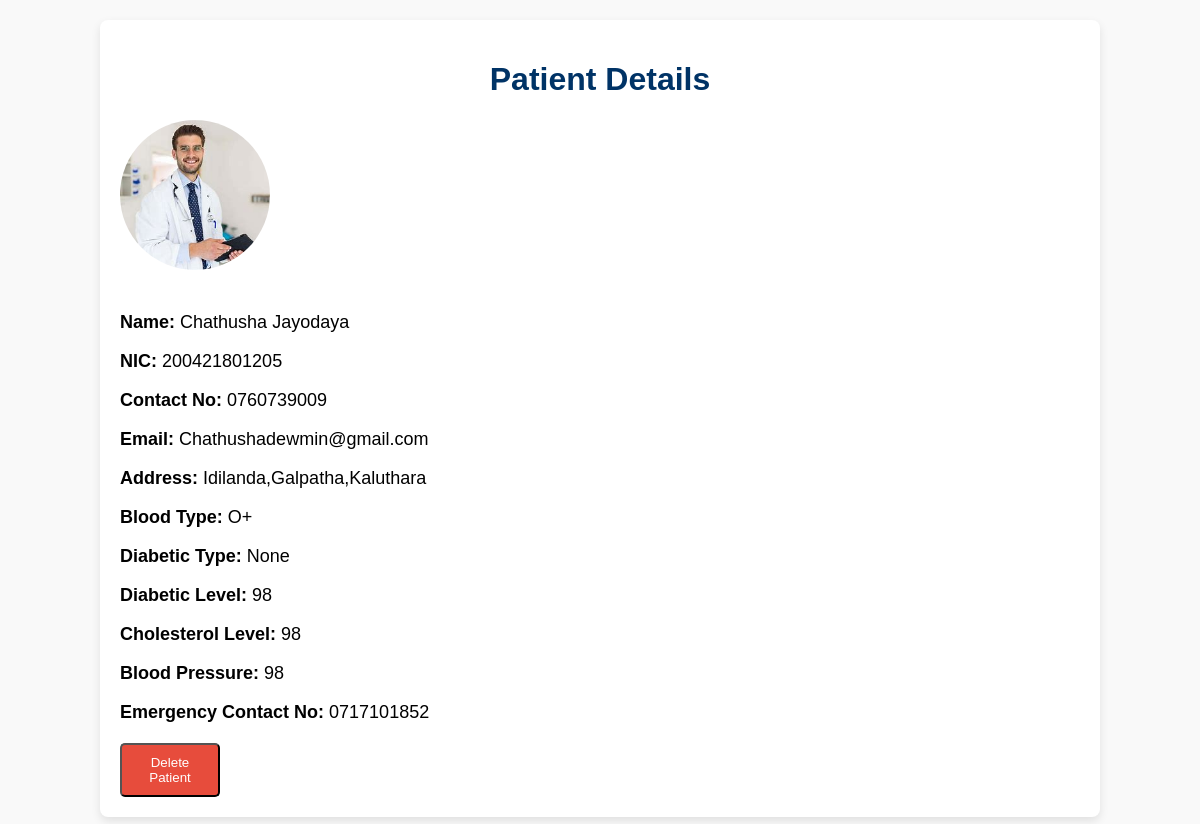
Screenshot of /Admin/patient_details.php?patient_id=200421801205 with the database file from the repository.
### tables this page shows
CREATE TABLE IF NOT EXISTS `patient` (
  `Patient_Id` varchar(50) NOT NULL,
  `First_name` varchar(50) NOT NULL,
  `Last_Name` varchar(50) NOT NULL,
  `Gender` enum('Male','Female') NOT NULL,
  `Date of birth` date NOT NULL,
  `Contact_No` varchar(10) NOT NULL,
  `Email` varchar(100) NOT NULL,
  `Address` varchar(300) NOT NULL,
  `Emergency_Contact` varchar(50) NOT NULL,
  `Blood_Type` enum('A+','A-','B+','B+','AB+','AB-','O+','O-') NOT NULL,
  `Diabetic_Type` enum('None','Type 1','Type 2','Gestational') NOT NULL,
  `Diabetic_level(Mg/DL)` double NOT NULL,
  `Cholosterol_Level(Mg/DL)` double NOT NULL,
  `Blood_Presure` double NOT NULL,
  `Password` varchar(50) NOT NULL,
  `Login_Count` int NOT NULL,
  `Image` varchar(200) NOT NULL
);

### Admin/patient_details.php (the view, shortened to what this page needs)
<?php
include "../DBConnection.php";
if (isset($_GET['patient_id'])) {
    $patientId = $_GET['patient_id'];
    $stmt = $con->prepare("SELECT * FROM patient WHERE Patient_Id = ?");
    $stmt->bind_param("i", $patientId);
    $stmt->execute();
    $result = $stmt->get_result();
    $patient = $result->fetch_assoc();
} else {
    $message = "No patient selected.";
}
?>
<!DOCTYPE html>
<html lang="en">
<head>
</head>
<body>
<div class="container">
    <h1>Patient Details</h1>
    <?php if ($patient) : ?>
        <div class="patient-details">
            <img src="<?php echo $patient['Image']; ?>" alt="Patient Image">
            <p><strong>Name:</strong> <?php echo $patient['First_name'] . ' ' . $patient['Last_Name']; ?></p>
            <p><strong>NIC:</strong> <?php echo $patient['Patient_Id']; ?></p>
            <p><strong>Contact No:</strong> <?php echo $patient['Contact_No']; ?></p>
            <p><strong>Email:</strong> <?php echo $patient['Email']; ?></p>
            <p><strong>Address:</strong> <?php echo $patient['Address']; ?></p>
            <p><strong>Blood Type:</strong> <?php echo $patient['Blood_Type']; ?></p>
            <p><strong>Diabetic Type:</strong> <?php echo $patient['Diabetic_Type']; ?></p>
            <p><strong>Diabetic Level:</strong> <?php echo $patient['Diabetic_level(Mg/DL)']; ?></p>
            <p><strong>Cholesterol Level:</strong> <?php echo $patient['Cholosterol_Level(Mg/DL)']; ?></p>
            <p><strong>Blood Pressure:</strong> <?php echo $patient['Blood_Presure']; ?></p>
            <p><strong>Emergency Contact No:</strong> <?php echo $patient['Emergency_Contact']; ?></p>
        </div>
        <form method="POST">
            <button class="delete-btn" type="submit" name="delete">Delete Patient</button>
        </form>
    <?php endif; ?>
</div>
</body>
</html>

### Admin/patient_details.php (style rules this page uses)
body { font-family: Arial, sans-serif; margin: 0; padding: 0; background-color: #f9f9f9; }
.container { width: 80%; margin: 20px auto; padding: 20px; background-color: #fff; border-radius: 8px; box-shadow: 0 4px 10px rgba(0, 0, 0, 0.1); }
h1 { text-align: center; color: #003366; }
.patient-details { margin-top: 20px; }
.patient-details img { width: 150px; height: 150px; border-radius: 50%; margin-bottom: 20px; }
.patient-details p { font-size: 18px; }
.delete-btn { display: block; margin-top: 20px; background-color: #e74c3c; color: white; padding: 10px; width: 100px; text-align: center; border-radius: 5px; cursor: pointer; }

### rows the page displays
patient: Image (picture), First_name "Chathusha", Last_Name "Jayodaya", Patient_Id "200421801205", Contact_No "0760739009", Email "Chathushadewmin@gmail.com", Address "Idilanda,Galpatha,Kaluthara", Blood_Type "O+", Diabetic_Type "None", value "98", Blood_Presure "98", Emergency_Contact "0717101852"
